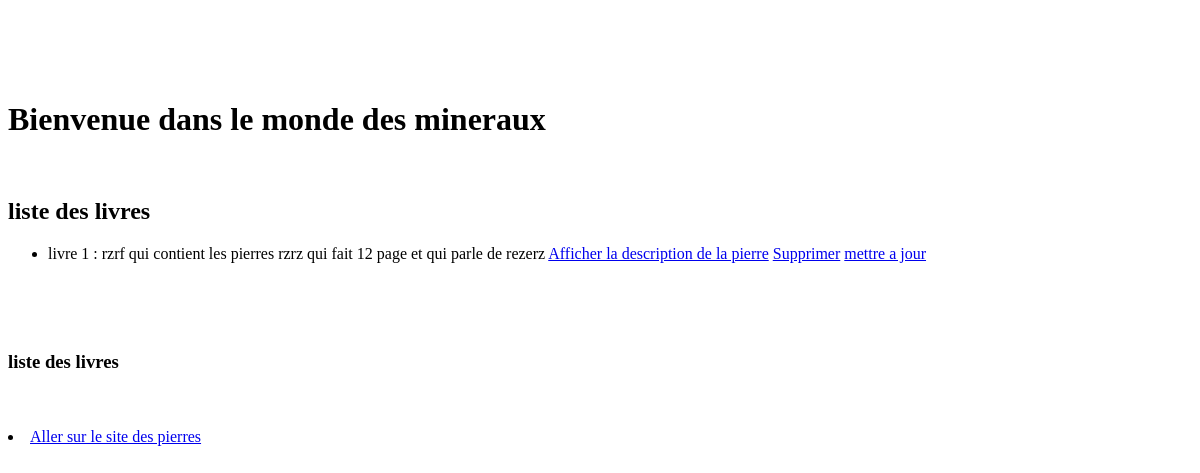
The page /mesmineraux/indexlivre/ on the database as committed earlier.
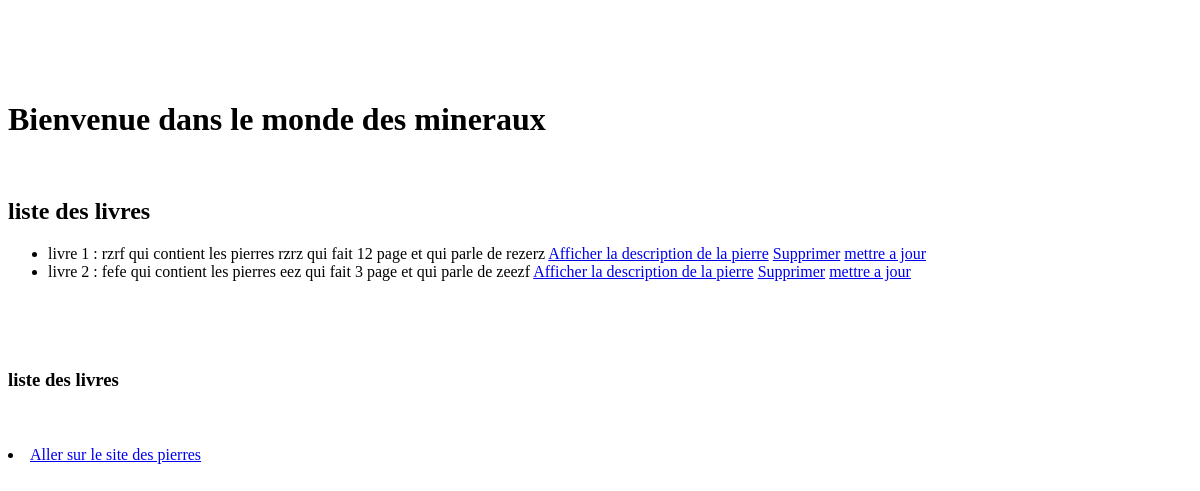
The same page on the database as committed later.
### mesmineraux/models.py (models this page shows)
class Livre(models.Model):
    nom_livre = models.CharField(max_length=100)
    contenu_pierre = models.CharField(max_length=100)
    page = models.IntegerField(blank=False)
    resume = models.CharField(max_length=500)
    mesmineraux = models.ForeignKey("mesmineraux", on_delete=models.CASCADE, default=None)
    def __str__(self):
        chainelivre = f"{self.nom_livre} qui contient les pierres {self.contenu_pierre} qui fait {self.page} page et qui parle de {self.resume}"
        return chainelivre

### mesmineraux/livreviews.py (the view)
# urls.py: path('indexlivre/', livreviews.index),
def index(request):
    liste = models.Livre.objects.all()
    return render(request, 'livre/index.html', {"liste": liste})

### mesmineraux/templates/livre/index.html
</head>
<body>
<br> <br> <br> <br>
<h1> Bienvenue dans le monde des mineraux </h1>
<br>
<h2> liste des livres </h2>
<ul>
{% for l in liste %}
<li> livre {{l.id}} : {{l}}
    <a href ="/mesmineraux/affichelivre/{{l.id}}/"> Afficher la description de la pierre</a>
    <a href ="/mesmineraux/deletelivre/{{l.id}}/"> Supprimer</a>
    <a href ="/mesmineraux/updatelivre/{{l.id}}/"> mettre a jour</a>
</li>
    {% endfor %}
</ul>
<br><br><br>
<h3>liste des livres</h3>
<br><br>
<li>
    <a href="/mesmineraux/index/"> Aller sur le site des pierres</a>
</li>
</body>
</html>

Rows that differ between the two databases and show on the page:
added Livre: id "2", nom_livre+contenu_pierre+page "fefe qui contient les pierres eez qui fait 3 page et qui parle de zeezf"
